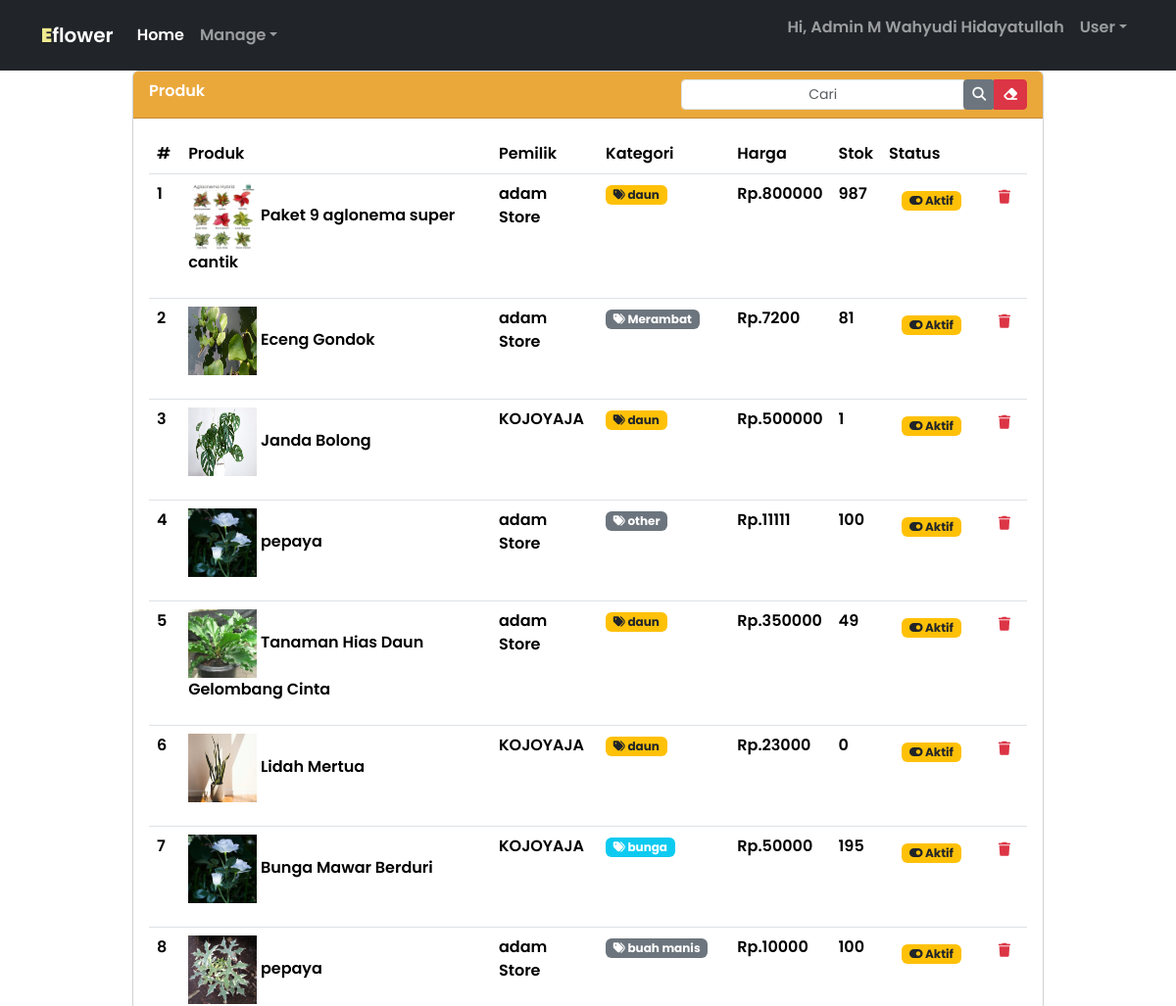
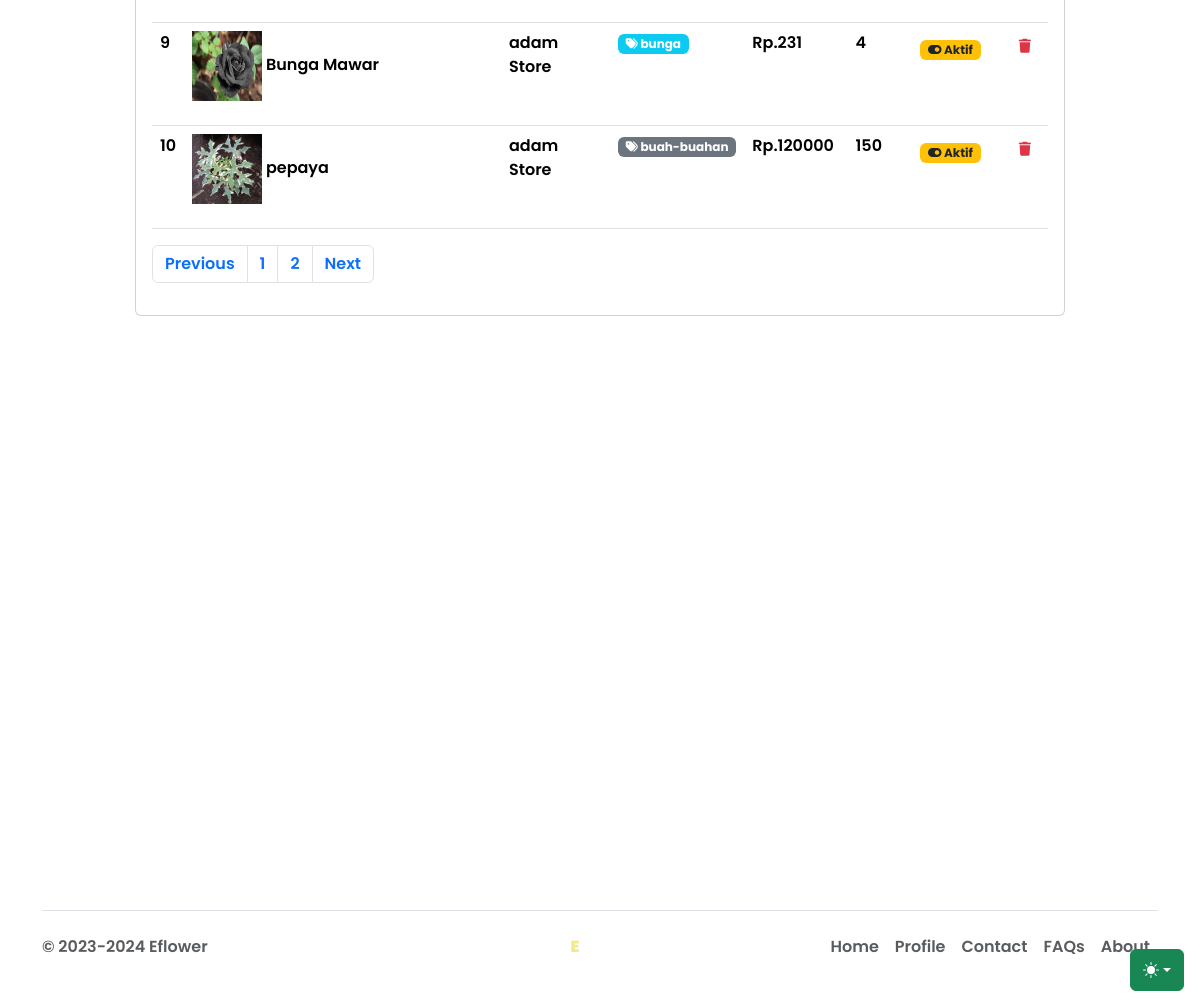
/admin/admin-product.php (signed in), run on the app's committed database (2 pictures, top to bottom).
### tables this page shows
CREATE TABLE `produk` (
  `id_produk` char(8) NOT NULL,
  `nama_produk` varchar(255) NOT NULL,
  `id_pemilik` char(8) DEFAULT NULL,
  `kategori` char(50) NOT NULL,
  `deskripsi` longtext NOT NULL,
  `harga` decimal(10,0) NOT NULL,
  `gambar` varchar(255) NOT NULL,
  `rate` int(5) NOT NULL,
  `tgl_buat` timestamp NOT NULL DEFAULT current_timestamp(),
  `qty` int(11) DEFAULT NULL,
  `slug` varchar(255) DEFAULT NULL,
  `status` enum('aktif','nonaktif') DEFAULT NULL,
  `di_edit` timestamp NOT NULL DEFAULT current_timestamp()
);

CREATE TABLE `users` (
  `id_user` char(8) NOT NULL,
  `nama_user` varchar(255) DEFAULT NULL,
  `password` varchar(32) DEFAULT NULL,
  `role` enum('admin','user') DEFAULT NULL,
  `user_mail` varchar(255) DEFAULT NULL,
  `foto` varchar(255) DEFAULT NULL,
  `no_telp` char(13) DEFAULT NULL,
  `nama_lengkap` varchar(255) DEFAULT NULL,
  `alamat` longtext DEFAULT NULL,
  `no_rek` char(20) DEFAULT NULL,
  `kota` varchar(255) DEFAULT NULL,
  `status_user` enum('aktif','nonaktif') DEFAULT NULL
);

### admin/admin-product.php (the view, shortened to what this page needs)
<?php
include '../functions/data-connect.php';
?>
<!DOCTYPE html>
<html lang="en" data-bs-theme="auto">
	<head>
		<link
			rel="stylesheet"
			href="https://cdn.jsdelivr.net/npm/@docsearch/css@3" />
		<link
			href="../assets/libs/bootstrap/css/bootstrap.min.css"
			rel="stylesheet" />
		<link rel="stylesheet" href="../assets/libs/fontawesome/css/all.min.css" />
		<link rel="stylesheet" href="../assets/css-native/app.css" />
	</head>
	<body>
		<div
			class="dropdown position-fixed bottom-0 end-0 mb-3 me-3 bd-mode-toggle">
			<button
				class="btn btn-success py-2 dropdown-toggle d-flex align-items-center"
				id="bd-theme"
				type="button"
				aria-expanded="false"
				data-bs-toggle="dropdown"
				aria-label="Toggle theme (auto)">
				<svg class="bi my-1 theme-icon-active" width="1em" height="1em">
					<use href="#circle-half"></use>
				</svg>
			</button>
		</div>
		<nav class="navbar navbar-expand-md fixed-top navbar-dark bg-dark">
			<div class="container-fluid container">
				<a class="navbar-brand text-leaf fw-bolder" href="."
					>E<span class="text-white">flower</span></a
				>
				<div class="collapse navbar-collapse" id="navbarCollapse">
					<ul class="navbar-nav me-auto mb-2 mb-md-0">
						<li class="nav-item">
							<a class="nav-link active" aria-current="page" href=".">Home</a>
						</li>
						<li class="nav-item dropdown">
							<a
								href="#"
								class="nav-link dropdown-toggle"
								id="dropdown-1"
								data-bs-toggle="dropdown"
								aria-haspopup="true"
								aria-expanded="false"
								>Manage</a
							>
						</li>
					</ul>
					<ul class="navbar-nav">
						<li class="nav-item">
							<p class="nav-link">Hi, Admin <?php echo $_SESSION['nama_lengkap'] ?></p>
						</li>
						<li class="nav-item dropdown">
							<a
								href="#"
								class="nav-link dropdown-toggle"
								id="dropdown-2"
								data-bs-toggle="dropdown"
								aria-haspopup="true"
								aria-expanded="false"
								>User</a
							>
						</li>
					</ul>
				</div>
			</div>
		</nav>
		<main role="main" class="container">
			<div class="row">
				<div class="container-fluid">
					<div class="col-md-10 mx-auto">
						<div class="card float-center">
							<div class="card-header bg-leaf">
								<span>Produk</span>
								<div class="float-end">
										<div class="input-group">
											<input
												type="text"
												class="form-control form-control-sm text-center"
												id="get-value"
												value=""
												placeholder="Cari" />
											<div class="input-group-append" id="search-data">
												<button type="submit" class="btn btn-secondary btn-sm">
													<i class="fas fa-search"></i>
												</button>
											</div>
											<button type="reset" class="btn btn-danger btn-sm" id="clear">
												<i class="fas fa-eraser"></i>
											</button>
										</div>
								</div>
							</div>
							<div class="card-body">
								<table class="table">
									<thead>
										<tr>
											<th scope="col">#</th>
											<th scope="col">Produk</th>
											<th scope="col">Pemilik</th>
											<th scope="col">Kategori</th>
											<th scope="col">Harga</th>
											<th scope="col">Stok</th>
											<th scope="col">Status</th>
											<th scope="col"></th>
										</tr>
									</thead>
									<tbody class="product-data">
									<?php
										$batas = 10;
										$halaman = isset($_GET['halaman'])?(int)$_GET['halaman'] : 1;
										$halaman_awal = ($halaman>1) ? ($halaman * $batas) - $batas : 0;
                                        $display_produk = mysqli_query($connection, "SELECT * FROM produk JOIN users WHERE produk.id_pemilik = users.id_user LIMIT $halaman_awal, $batas");
										$next = $halaman + 1;
										$data_conn = mysqli_query($connection,"SELECT * FROM produk JOIN users WHERE produk.id_pemilik = users.id_user");
										$jumlah_data = mysqli_num_rows($data_conn);
										$total_halaman = ceil($jumlah_data / $batas);
										$no = 1;
                                        $row = mysqli_num_rows($display_produk);
                                        if($row > 0) {
                                            while($array_produk = mysqli_fetch_array($display_produk)){
                                                $img_produk = $array_produk['gambar'];
                                                $nama_produk = $array_produk['nama_produk'];
                                                $set_kategori = $array_produk['kategori'];
                                                $price = $array_produk['harga'];
                                                $stok_barang = $array_produk['qty'];
												$pemilik = $array_produk['nama_user'];
												$status_produk = $array_produk['status'];
                                            ?>
                                            <td><?php echo $no++; ?></td>
                                            <td>
                                                <p>
                                                    <img src="../<?php
                                                    if(!empty($img_produk)){
                                                        echo $img_produk;
                                                    }else{
                                                        echo 'https://placehold.co/70x70';
                                                    }?>
                                                    " alt="" width="70" height="70" /> <?php
                                                    echo $nama_produk ?>
                                                </p>
                                            </td>
											<td>
												<?php echo $pemilik; ?>
											</td>
                                            <td>
                                                <span class="badge <?php if($set_kategori == 'daun'){
                                                    echo 'bg-warning'.' '.'text-dark';
                                                }else if($set_kategori == 'diair'){
                                                    echo 'bg-primary';
                                                }else if ($set_kategori == 'berduri'){
                                                    echo 'bg-success';
                                                }else if($set_kategori == 'bunga'){
                                                    echo 'bg-info';
                                                }else{
                                                    echo 'bg-secondary';
                                                } ?>"><i class="fas fa-tags"></i> <?= $set_kategori ?></span>
                                            </td>
                                            <td>Rp.<?= $price; ?></td>
                                            <td><?= $stok_barang; ?></td>
											<td>
												<form action="../functions/product-manage.php" method="post">
													<button type="submit" class="btn btn"><span class="badge <?php if($status_produk == 'aktif'){
														echo 'bg-warning'.' '.'text-dark';
													}else{
														echo 'bg-danger';
													} ?>"><i class="fas
													<?php if($status_produk == 'aktif'){
														echo 'fa-toggle-on';
													}else{
														echo 'fa-toggle-off';
													} ?>"></i>
													<?php if($status_produk == 'aktif'){
														echo 'Aktif';
													}else{
														echo 'Non-Aktif';
													} ?>
													</span></button>
												</form>
											</td>
                                            <td>
                                                <form action="../functions/permanent-remove.php" method="post">
                                                    <button type="submit" onclick="return confirm('Yakin ingin menghapus produk secara permanent?')"
                                                        class="btn btn-sm">
                                                        <i class="fas fa-trash text-danger"></i>
                                                    </button>
                                                </form>
                                            </td>
                                        <?php }} ?>
									</tbody>
								</table>
								<nav aria-label="Page navigation example">
									<ul class="pagination">
										<li class="page-item">
											<a class="page-link" <?php if($halaman > 1){ echo "href='?halaman=$Previous'"; } ?>>Previous</a>
										</li>
										<?php
										for($x=1;$x<=$total_halaman;$x++){
											?>
										<li class="page-item"><a class="page-link" href="?halaman=<?php echo $x ?>"><?php echo $x; ?></a></li>
											<?php
										}
										?>
										<li class="page-item">
											<a  class="page-link" <?php if($halaman < $total_halaman) { echo "href='?halaman=$next'"; } ?>>Next</a>
										</li>
									</ul>
								</nav>
							</div>
						</div>
					</div>
				</div>
			</div>
		</main>
		<?php include '../footer.php'; ?>
	</body>
</html>

### assets/css-native/app.css (style rules this page uses)
body { min-height: 75rem; padding-top: 4.5rem; }
* { font-family: "Poppins", sans-serif; font-weight: 600; font-style: normal; }
.bi { vertical-align: -0.125em; fill: currentColor; }
.bd-mode-toggle { z-index: 1500; }
.text-leaf { color: #f1eb90; }
.bg-leaf { background-color: #EBA83A; color: #ffff; }

### data on the page
produk: gambar (picture), nama_produk "Paket 9 aglonema super cantik", id_pemilik.nama_user "adam Store", kategori "daun", harga "800000", qty "987", status "Aktif"
produk: gambar (picture), nama_produk "Eceng Gondok", id_pemilik.nama_user "adam Store", kategori "Merambat", harga "7200", qty "81", status "Aktif"
produk: gambar (picture), nama_produk "Janda Bolong", id_pemilik.nama_user "KOJOYAJA", kategori "daun", harga "500000", qty "1", status "Aktif"
produk: gambar (picture), nama_produk "pepaya", id_pemilik.nama_user "adam Store", kategori "other", harga "11111", qty "100", status "Aktif"
produk: gambar (picture), nama_produk "Tanaman Hias Daun Gelombang Cinta", id_pemilik.nama_user "adam Store", kategori "daun", harga "350000", qty "49", status "Aktif"
produk: gambar (picture), nama_produk "Lidah Mertua", id_pemilik.nama_user "KOJOYAJA", kategori "daun", harga "23000", qty "0", status "Aktif"
produk: gambar (picture), nama_produk "Bunga Mawar Berduri", id_pemilik.nama_user "KOJOYAJA", kategori "bunga", harga "50000", qty "195", status "Aktif"
produk: gambar (picture), nama_produk "pepaya", id_pemilik.nama_user "adam Store", kategori "buah manis", harga "10000", qty "100", status "Aktif"
produk: gambar (picture), nama_produk "Bunga Mawar", id_pemilik.nama_user "adam Store", kategori "bunga", harga "231", qty "4", status "Aktif"
produk: gambar (picture), nama_produk "pepaya", id_pemilik.nama_user "adam Store", kategori "buah-buahan", harga "120000", qty "150", status "Aktif"

### other printed values
$_SESSION['nama_lengkap'] "M Wahyudi Hidayatullah"
